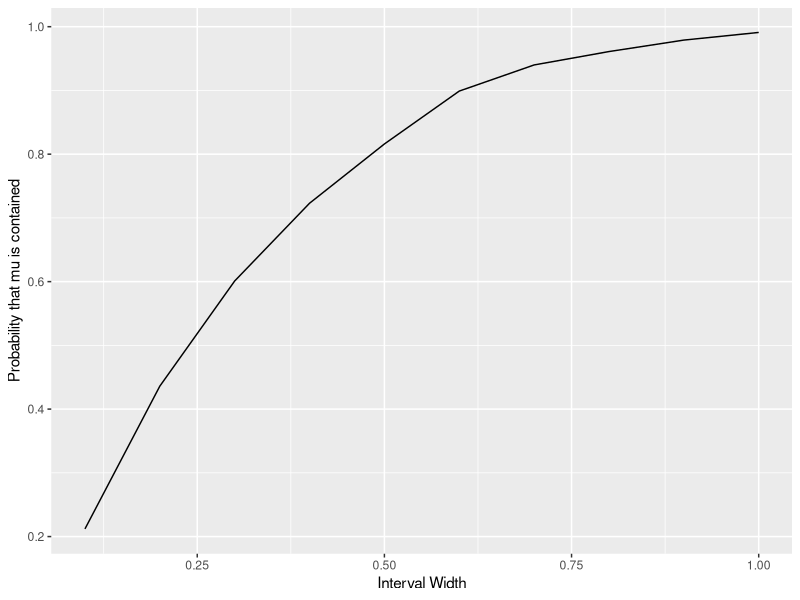
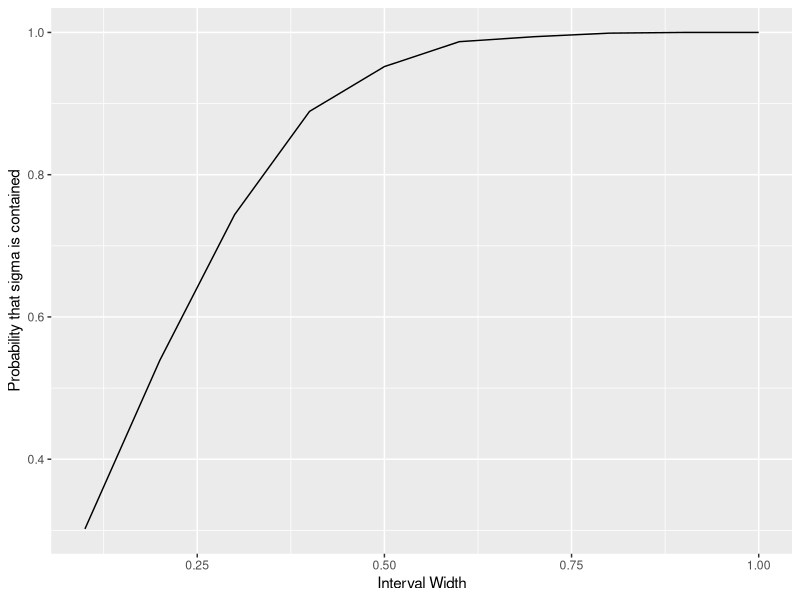

R code for these plots, in order:
## ---- chunk 1
library(ggplot2)
## ---- chunk 2
interval_width = 1 # width of confidence interval
## ---- chunk 3
# number of data points to generate
n <- 30
# population mean
mu <- 2.5
# population standard deviation (square root of population variance)
sigma <- 1.0
## ---- chunk 4
# generate n values from the  Normal distribution N(mu, sigma)
x <- rnorm(n, mean = mu, sd = sigma)
## ---- chunk 5
x_bar = mean(x) # compute sample mean
## ---- chunk 6
interval <- c(x_bar - interval_width / 2, x_bar + interval_width / 2)
## ---- chunk 7
print(interval)
## ---- chunk 8
nreps <- 1000 # number of Monte Carlo simulation runs
## ---- chunk 9
# define a series of interval widths
interval_width <- seq(0.1, 1.0, 0.1)
# store the number of interval widths generated
n_interval_widths <- length(interval_width)
## ---- chunk 10
print(interval_width)
## ---- chunk 11
# create a vector to store the number of times the population mean is contained
mu_contained <- rep(0, n_interval_widths)
## ---- chunk 12
for (replicate in 1:nreps) {

  x <- sigma * rnorm(n) + mu # simulate a data set

  xbar <- mean(x) # compute the sample mean

  # for each interval width that we are testing ...
  for (j in 1:n_interval_widths) {
    # check if the interval contains the true mean
    if ((mu > xbar - 0.5 * interval_width[j]) &
        (mu < xbar + 0.5 * interval_width[j])) {
      # if it is, we increment the count by one for this width
      mu_contained[j] <- mu_contained[j] + 1
    }
  }

}
## ---- chunk 13
probability_mean_contained <- mu_contained / nreps
## ---- chunk 14
# create a data frame containing the variables we wish to plot
df <- data.frame(interval_width = interval_width,
                 probability_mean_contained = probability_mean_contained)

# initialise the ggplot
plt <- ggplot(df, aes(x = interval_width, y = probability_mean_contained))
# create a line plot
plt <- plt + geom_line()
# add a horizontal axis label
plt <- plt + xlab("Interval Width")
# create a vertical axis label
plt <- plt + ylab("Probability that mu is contained")

print(plt) # plot to screen
## ---- chunk 15
print(2 * 1.65 * sigma / sqrt(n))
## ---- chunk 16
# create a vector to store the number of times
# the population variance is contained
sigma_contained <- rep(0, n_interval_widths)

for (replicate in 1:nreps) {

  x <- rnorm(n, mean = mu, sd = sigma) # simulate a data set

  sigmabar <- sd(x) # compute the sample standard deviation

  # for each interval width that we are testing ...
  for (j in 1:n_interval_widths) {
    # check if the interval contains the true mean
    if ((sigma > sigmabar - 0.5 * interval_width[j]) &
        (sigma < sigmabar + 0.5 * interval_width[j])) {

      # if it is, we increment the count by one for this width
      sigma_contained[j] <- sigma_contained[j] + 1
    }
  }
}

probability_var_contained <- sigma_contained / nreps

# create a data frame containing the variables we wish to plot
df <- data.frame(interval_width = interval_width,
        probability_var_contained = probability_var_contained)

# initialise the ggplot
plt <- ggplot(df, aes(x = interval_width, y = probability_var_contained))
# create a line plot
plt <- plt + geom_line()
# add a horizontal axis label
plt <- plt + xlab("Interval Width")
# create a vertical axis label
plt <- plt + ylab("Probability that sigma is contained")

# plot to screen
print(plt)

print(df)
